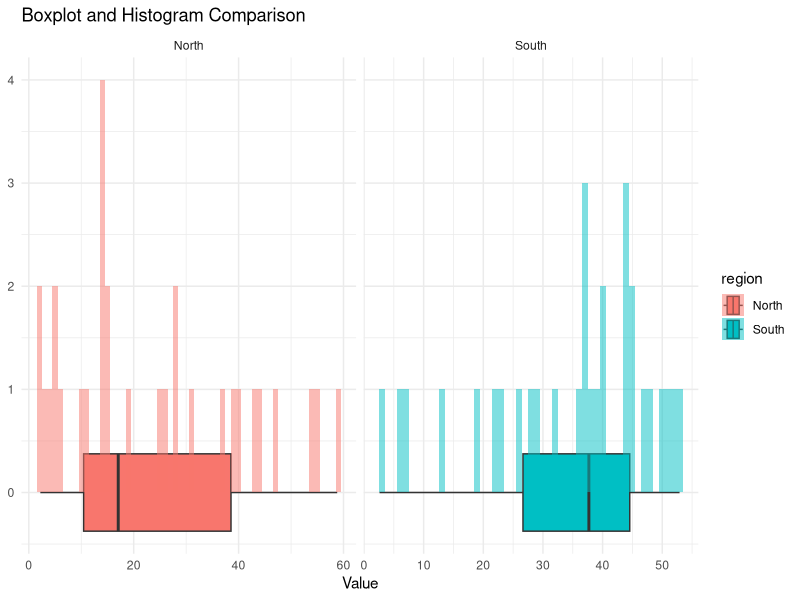
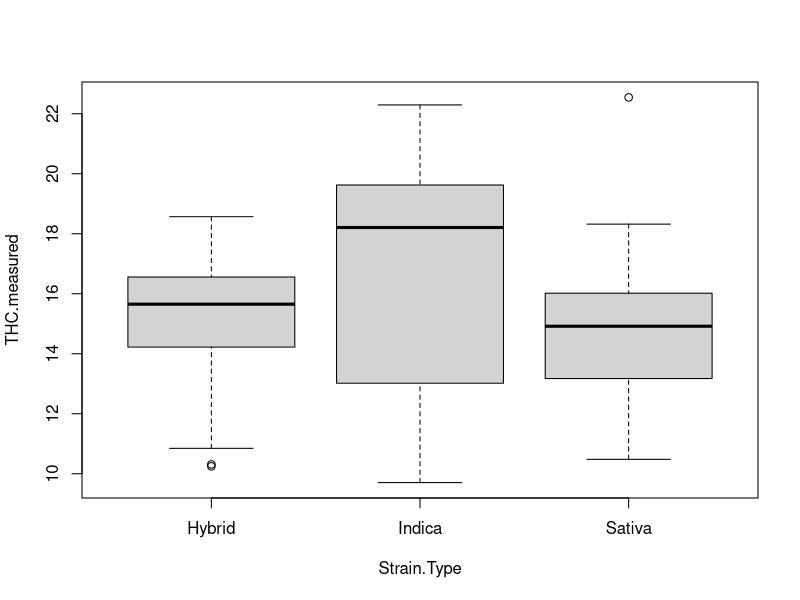
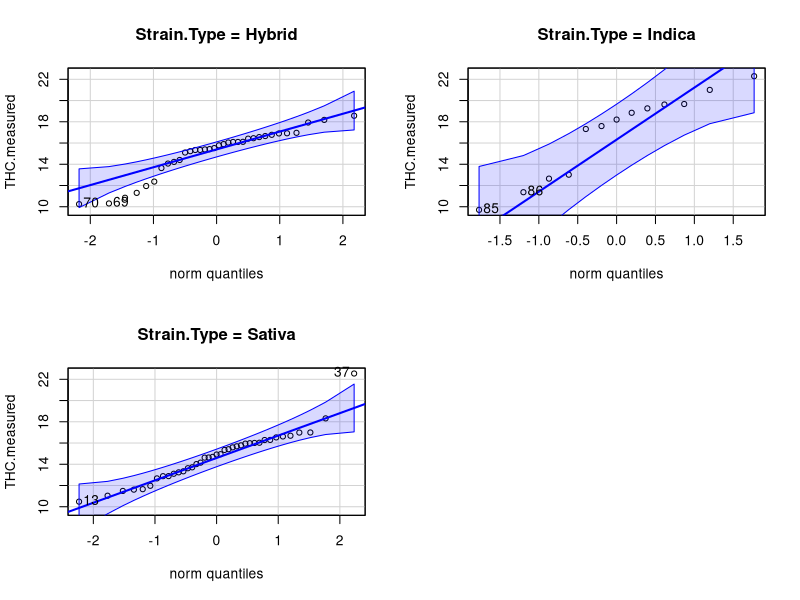
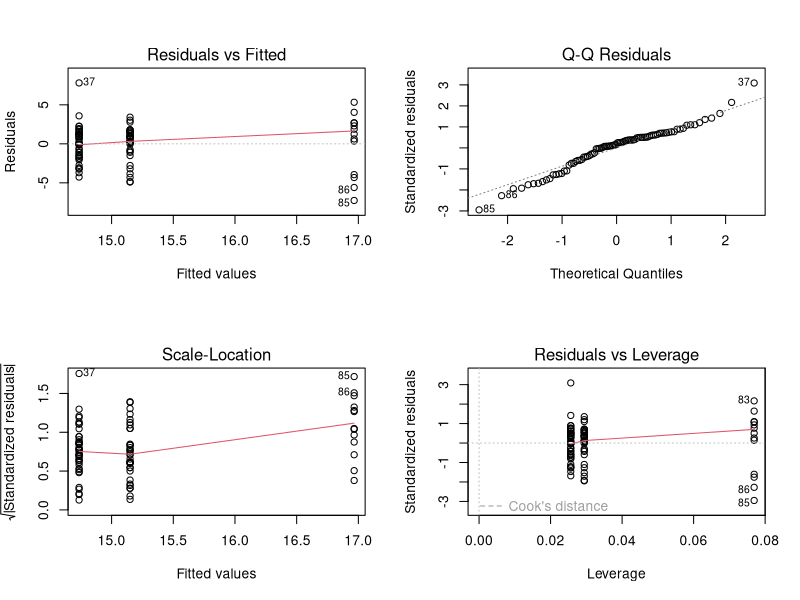
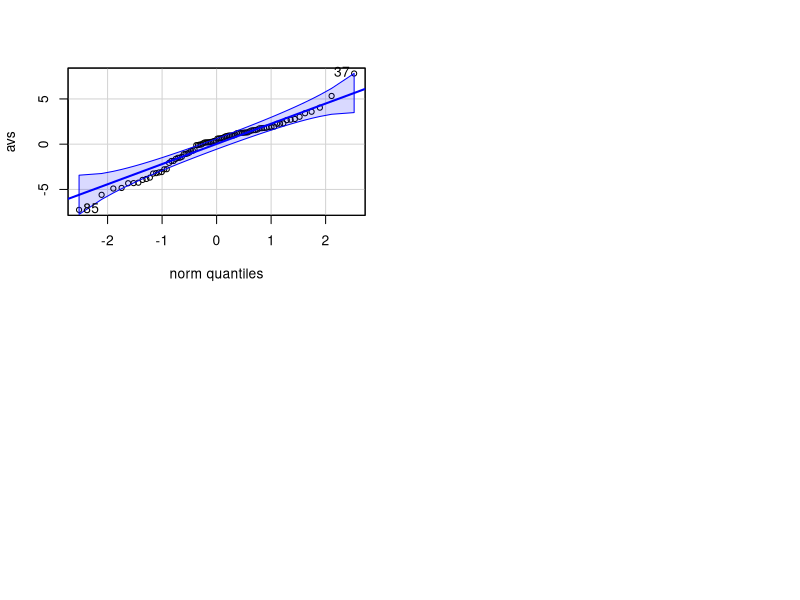
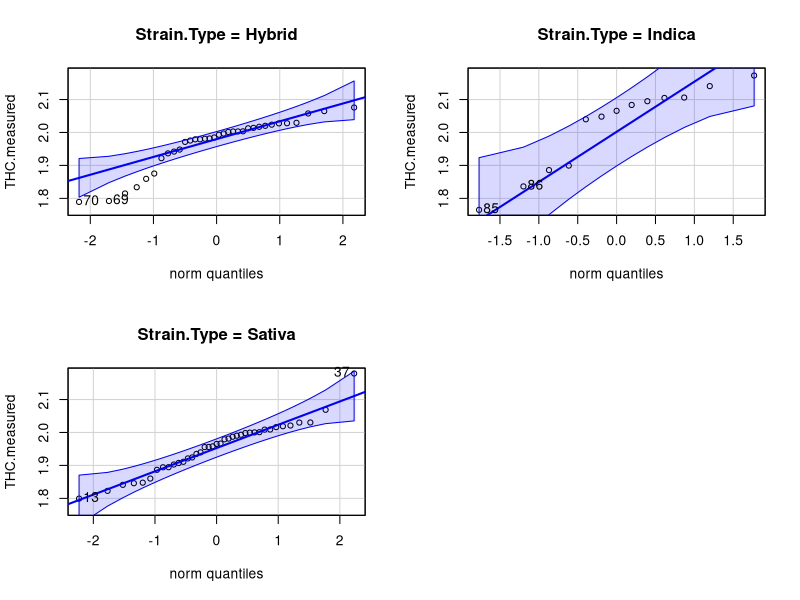
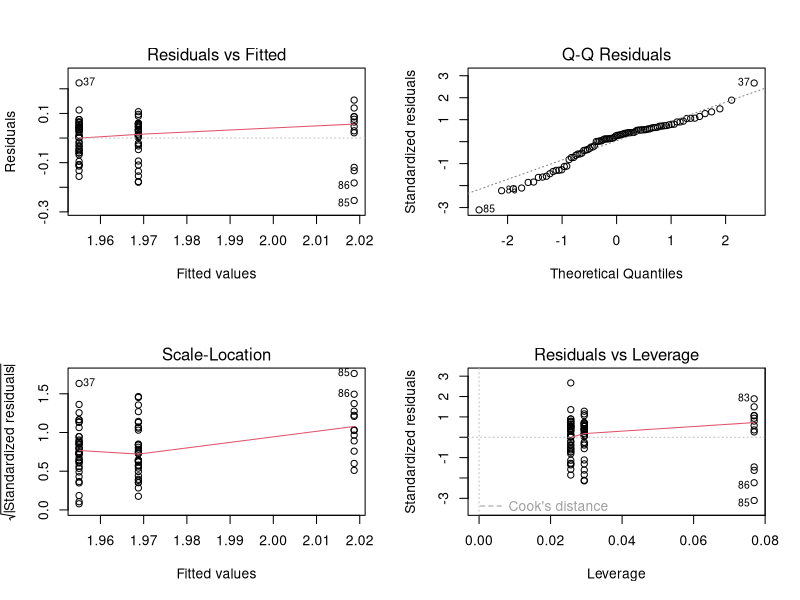
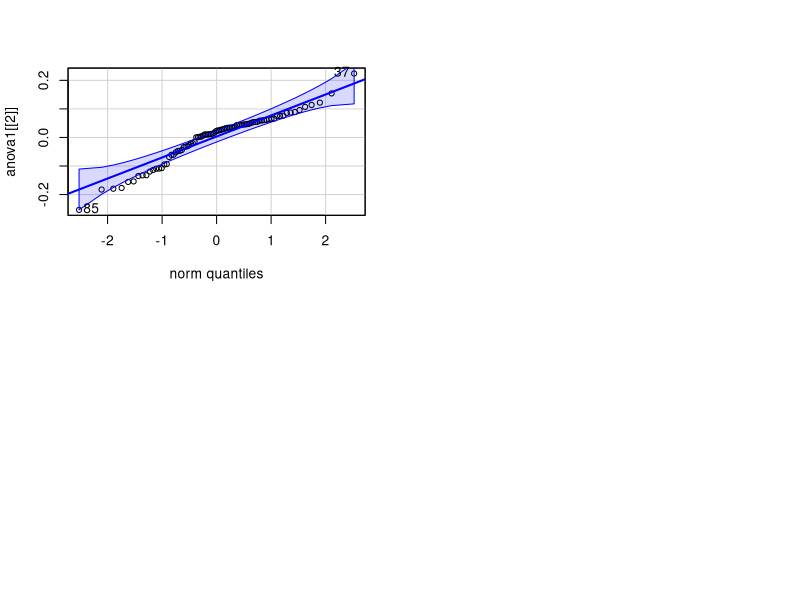

Here is the R script that generated these plots, in order:
## ---- chunk 1
knitr::opts_chunk$set(echo = TRUE)
## ---- chunk 2

library(tidyverse)

## ---- chunk 3

df <-  read.csv('data/luckylotto.csv',header=TRUE,sep=',')
sample <- df %>% pull('response_code')
estimator <- prop <-  mean(sample)
estimator

## ---- chunk 4
t1 <- t.test(sample,conf.level = 0.95)
print('confidence intervals for 95%:') 
t1$conf.int

t2 <- t.test(sample, conf.level = 0.99)
print('confidence interval for 99%:')
t2$conf.int
  
## ---- chunk 5

tr <- t.test(sample,alternative='less',mu=0.5,conf.level = 0.95)
print(tr)

## ---- chunk 6
library(tidyverse)


df2 <-  read.csv('data/Treesize.csv',header=TRUE,sep=',')

sampleNorth <- df2 %>% pull('North')

sampleSouth <- df2 %>% pull('South')
print(summary(sampleNorth))

print(summary(sampleSouth))

## ---- chunk 7
# Load required library
library(ggplot2)

# Combine data into a single data frame
combined_data <- data.frame(
  region = rep(c("North", "South"), each = length(sampleNorth)),
  value = c(sampleNorth, sampleSouth)
)

plot <- ggplot(combined_data, aes(x = value, fill = region)) +
  geom_boxplot() +
  geom_histogram(binwidth = 1, alpha = 0.5, position = "identity") +
  facet_grid(. ~ region, scales = "free") +
  labs(title = "Boxplot and Histogram Comparison",
       x = "Value", y = NULL) +
  theme_minimal()

# Display the plot
print(plot)

## ---- chunk 8

ts <- t.test(sampleSouth,sampleNorth,alternative = ("greater"),conf.level = 0.99)
print(ts)
## ---- chunk 9

power.t.test(delta=1.5,sd=3,sig.level = 0.05,power=0.8,type=c("two.sample"),alternative = c("one.sided"))

power.t.test(delta=1.5,sd=10,sig.level = 0.05,power=0.8,type=c("two.sample"),alternative = c("one.sided"))

power.t.test(n=551,delta=1.5,sd=10,sig.level = 0.05,type=c("two.sample"),alternative = c("one.sided"))

## ---- chunk 10

library(car)
df4 <- read.csv("data/THCdata_strain.csv",header = TRUE,sep=',')

bpo <- boxplot(THC.measured~Strain.Type,df4)

aggregate(THC.measured ~ Strain.Type, data = df4, FUN = length)


## ---- chunk 11

aggregate(THC.measured ~ Strain.Type, data = df4, FUN = sd)


aggregate(THC.measured ~ Strain.Type, data = df4, FUN = mean)

## ---- chunk 12
qqPlot(THC.measured~Strain.Type,df4)

## ---- chunk 13

anova0 = aov(THC.measured~Strain.Type,df4)
par(mfrow=c(2,2))
plot(anova0)
summary(anova0)

avs <- residuals(anova0)
qqPlot(avs)


# Perform Levene's test for homogeneity of variances
#levene_test <- leveneTest(avs ~ Strain.Type, data = df4)
#print(levene_test)
## ---- chunk 14

#remove outliers works perfect.
#outlier_indices <- which((df4$THC.measured %in% bpo$out)&(df4$Strain.Type == 'Sativa' ))

#df4 <- df4[-outlier_indices, ]

#bpo2 <- boxplot(THC.measured~Strain.Type,df4)
#outlier_indices2 <- which(df4$THC.measured %in% bpo2$out)
#df4 <- df4[-outlier_indices2, ]

#bpo3 <- boxplot(THC.measured~Strain.Type,df4)
#outlier_indices3 <- which(df4$THC.measured %in% bpo3$out)
#df4 <- df4[-outlier_indices3, ]
#boxplot(THC.measured~Strain.Type,df4)
#count_by_group <- aggregate(THC.measured ~ Strain.Type, data = df4, FUN = length)

#print(count_by_group)
df4[,'THC.measured'] <- sqrt(sqrt(df4[,'THC.measured']))
qqPlot(THC.measured~Strain.Type,df4)

## ---- chunk 15

anova1 = aov(THC.measured~Strain.Type,df4)
par(mfrow=c(2,2))
plot(anova1)
summary(anova1)

#avs <- residuals(anova0)
qqPlot(anova1[[2]])


# Perform Levene's test for homogeneity of variances
#levene_test <- leveneTest(avs ~ Strain.Type, data = df4)
#print(levene_test)
## ---- chunk 16

summary(anova1)


